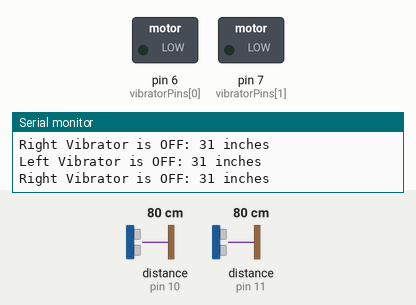
The sketch below on a simulated Arduino Uno, built with avr-gcc and run on an emulated ATmega328P. Parts: switched loads named in the sketch (green lamp = pin HIGH), the last lines printed to the serial monitor. Wiring (inferred from the names in the program): 2 × ultrasonic range finder: trigger pin 10, echo pin 10 / trigger pin 11, echo pin 11. The inputs (shaded band) are chosen by the test bench; at power-on: distance to the obstacle (sensors on pin 10, pin 11) 80 cm. The echo pulse lasts 58.3 µs per cm.

Above: at 1.8 s.
1.9 s: distance to the obstacle (sensor on pin 10) set to 34 cm
6.0 s: distance to the obstacle (sensor on pin 10) set to 28 cm
At 6.7 s:
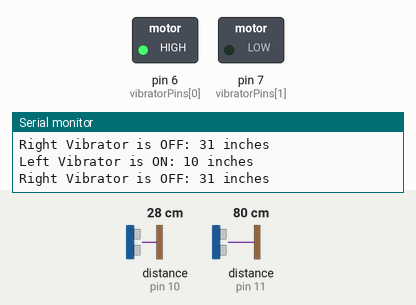
7.5 s: distance to the obstacle (sensor on pin 11) set to 32 cm
9.0 s: distance to the obstacle (sensor on pin 11) set to 29 cm
At 10.2 s:
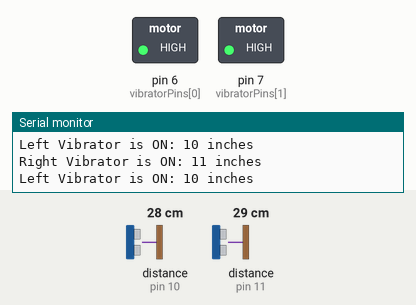
11.0 s: distance to the obstacle (sensor on pin 10) set to 60 cm
At 11.7 s:
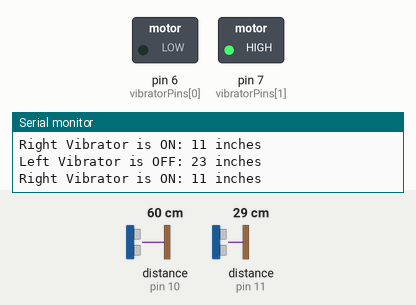
12.5 s: distance to the obstacle (sensor on pin 10) set to 2 cm
At 13.7 s:
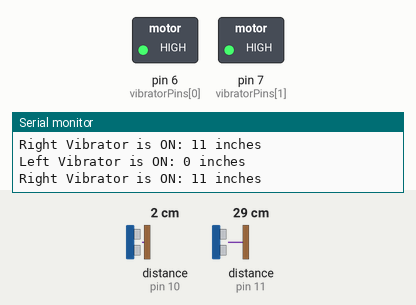
Timing chart, 0 to 15.5 s (numbered marks = the images above; inputs shaded):
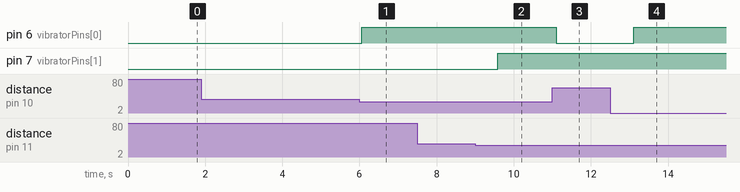

The sketch:

FirstDesign.ino
```cpp
/*
* Reference: https://www.parallax.com/sites/default/files/downloads/28015-PING-Sensor-Product-Guide-v2.0.pdf
* Note: Cannot accurately measure the distance to an object that is more than 3 meters away
* Program:  http://learn.parallax.com/KickStart
 */


// Using two PING Sensors
const int signalPins[] = {10, 11}; // Left and right Signal Pins
const int vibratorPins[] = {6, 7}; // Left and right Vibrator Motor Pins
char *pingName[] = {"Left ", "Right "};
unsigned int duration, inches;

void setup()
{
    Serial.begin(9600);

    // VIBRATION MOTOR
     pinMode(6, OUTPUT);
     pinMode(7, OUTPUT);
}

void checkDistance(int inches, int index) {
    if (inches < 12) {
        digitalWrite(vibratorPins[index], HIGH);
        Serial.print(pingName[index]);
        Serial.print("Vibrator is ON: ");
    } else {
        digitalWrite(vibratorPins[index], LOW);
        Serial.print(pingName[index]);
        Serial.print("Vibrator is OFF: ");
    }
 }


// PING
void ping(int index) {
    pinMode(signalPins[index], OUTPUT); // Set pin to OUTPUT
    digitalWrite(signalPins[index], LOW); // Ensure pin is low
    delayMicroseconds(2);
    digitalWrite(signalPins[index], HIGH); // Start ranging
    delayMicroseconds(5); // With 5 microsecond burst
    digitalWrite(signalPins[index], LOW); // End Ranging
    pinMode(signalPins[index], INPUT); //  Set pin to INPUT
    duration = pulseIn(signalPins[index], HIGH); // Read echo pulse
    inches = duration / 74 / 2; // Convert to inches
    checkDistance(inches, index);
    Serial.print(inches); // Display Result
    Serial.println(" inches");
    delay(500); // Short Delay
}

void loop() {
  for (int i = 0; i < 2; i++) {
    ping(i);
  }

}
```

Measured:
- the behaviour switches between 31 and 30 cm on distance to the obstacle (sensor on pin 10) (found by bisection; images 0 and 1)
- the behaviour switches between 31 and 30 cm on distance to the obstacle (sensor on pin 11) (found by bisection; images 1 and 2)
- after the input at 6.0 s, pin 6 (vibratorPins[0]): LOW → HIGH after 0.06 s
- after the input at 9.0 s, pin 7 (vibratorPins[1]): LOW → HIGH after 0.58 s
- after the input at 11.0 s, pin 6 (vibratorPins[0]): HIGH → LOW after 0.10 s
- after the input at 12.5 s, pin 6 (vibratorPins[0]): LOW → HIGH after 0.61 s
